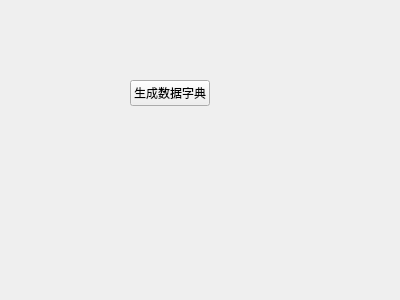
<?xml version="1.0" encoding="UTF-8"?>
<ui version="4.0">
 <class>Form</class>
 <widget class="QWidget" name="Form">
  <property name="geometry">
   <rect>
    <x>0</x>
    <y>0</y>
    <width>400</width>
    <height>300</height>
   </rect>
  </property>
  <property name="windowTitle">
   <string>Form</string>
  </property>
  <widget class="QWidget" name="layoutWidget">
   <property name="geometry">
    <rect>
     <x>130</x>
     <y>80</y>
     <width>180</width>
     <height>61</height>
    </rect>
   </property>
   <layout class="QFormLayout" name="formLayout">
    <item row="0" column="0">
     <widget class="QPushButton" name="pushButton">
      <property name="text">
       <string>生成数据字典</string>
      </property>
     </widget>
    </item>
   </layout>
  </widget>
 </widget>
 <resources/>
 <connections/>
</ui>
